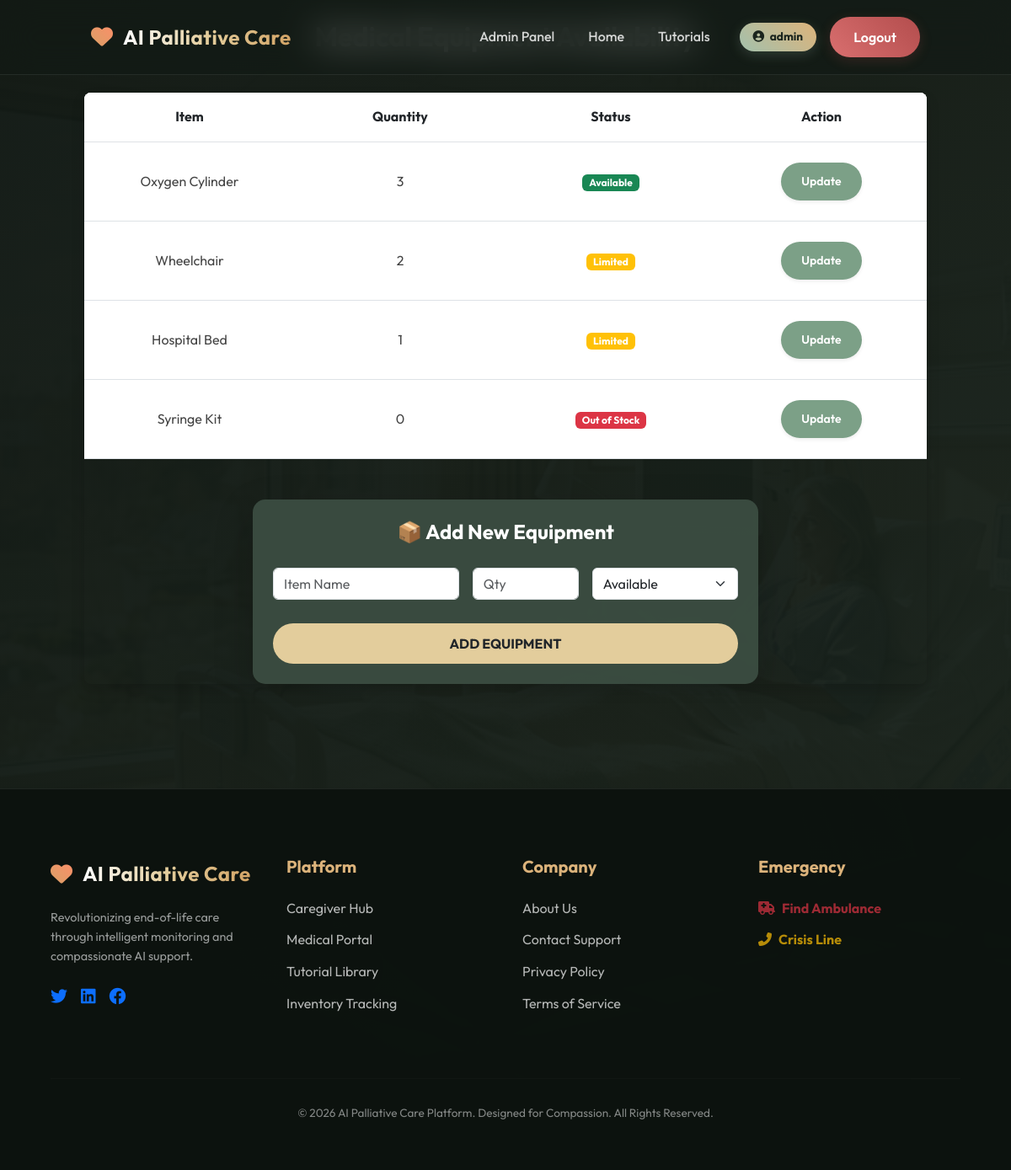
Before: /medical_items (signed in) with the older database file.
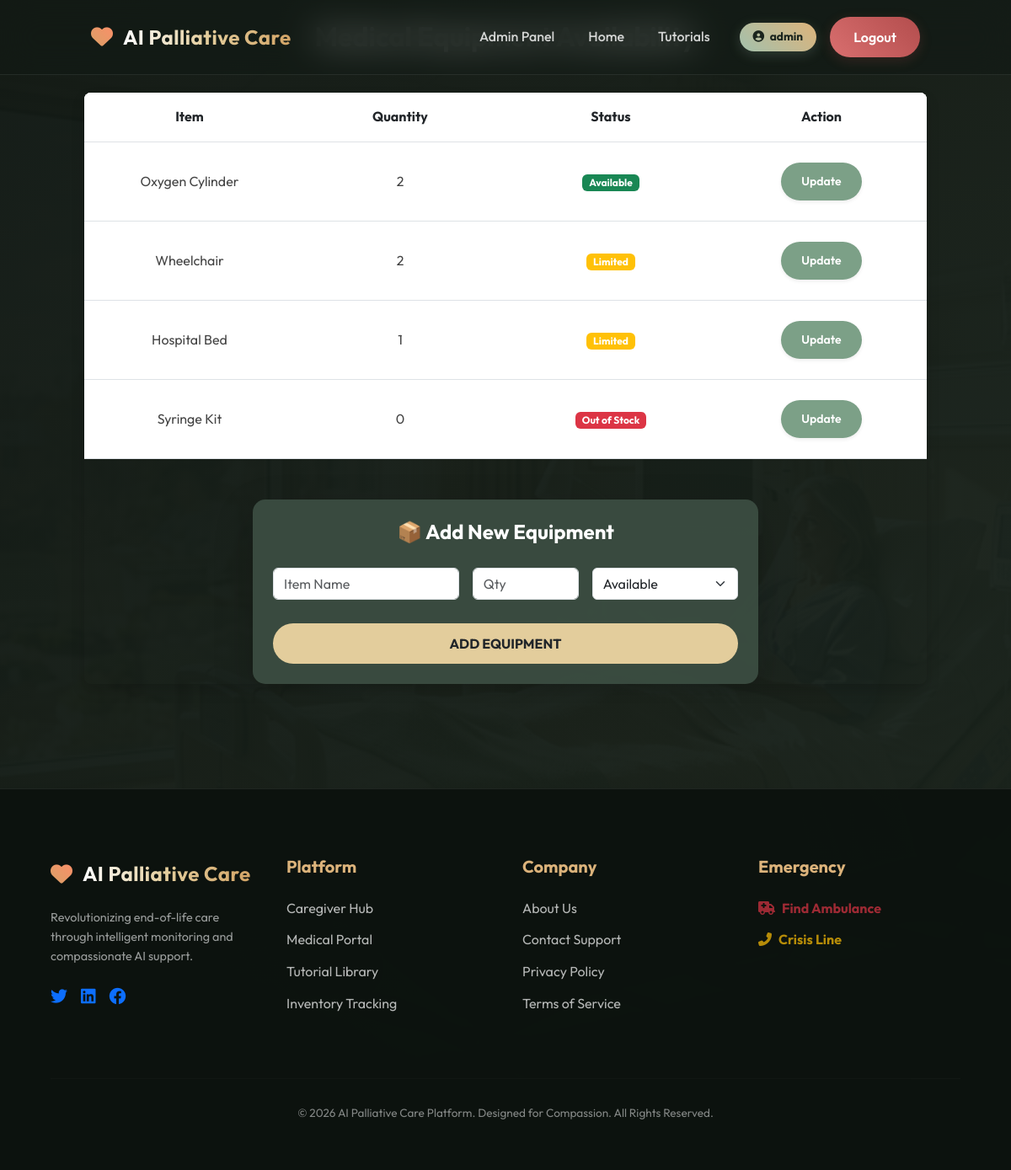
After: the same page with the newer database file.
### tables this page shows
CREATE TABLE medical_items(
        id INTEGER PRIMARY KEY AUTOINCREMENT,
        item_name TEXT,
        quantity INTEGER,
        status TEXT
    );

### app.py (the view)
@app.route("/medical_items")
def medical_items():
    if "user" not in session:
        return redirect("/login")
    conn = get_db()
    items = conn.execute("SELECT * FROM medical_items").fetchall()
    return render_template("medical_items.html", items=items)

### app.py (called while the page is built)
@app.after_request
def add_header(response):
    response.cache_control.no_store = True
    response.cache_control.no_cache = True
    response.cache_control.must_revalidate = True
    response.cache_control.max_age = 0
    return response

def get_db():
    if 'db' not in g:
        g.db = sqlite3.connect(DB, timeout=20)
        g.db.row_factory = sqlite3.Row
        g.db.execute("PRAGMA journal_mode=WAL")
    return g.db

### templates/medical_items.html (shortened to what this page needs)
{% extends "base.html" %}
{% block content %}
<div class="container py-4">
    <h2 class="text-center fw-bold text-white mb-5" style="text-shadow: 0 2px 4px rgba(0,0,0,0.5);">Medical Equipment Availability</h2>
    <div class="table-responsive mx-auto shadow" style="max-width: 1000px; border-radius: 8px; overflow: hidden;">
        <table class="table table-hover text-center align-middle m-0" style="background: white;">
            <thead class="bg-light text-dark shadow-sm">
                <tr>
                    <th scope="col" class="py-3" style="width: 25%; font-weight: bold;">Item</th>
                    <th scope="col" class="py-3" style="width: 25%; font-weight: bold;">Quantity</th>
                    <th scope="col" class="py-3" style="width: 25%; font-weight: bold;">Status</th>
                    {% if session.role in ['admin', 'caregiver'] %}
                    <th scope="col" class="py-3" style="width: 25%; font-weight: bold;">Action</th>
                    {% endif %}
                </tr>
            </thead>
            <tbody>
                {% for item in items %}
                <tr>
                    <td class="py-4" style="color: #444;">{{ item.item_name }}</td>
                    <td class="py-4" style="color: #444;">{{ item.quantity }}</td>
                    <td class="py-4" style="color: #444;">
                        <span class="badge {% if item.status == 'Available' %}bg-success{% elif item.status == 'Limited' %}bg-warning{% else %}bg-danger{% endif %}">
                            {{ item.status }}
                        </span>
                    </td>
                    <td class="py-4">
                        {% if session.role == 'admin' %}
                        <a href="/update_item/{{ item.id }}" class="btn text-white rounded-pill px-4 shadow-sm" style="background: #7ca087; font-weight: 600; font-size: 14px;">
                            Update
                        </a>
                        {% endif %}
                    </td>
                </tr>
                {% else %}
                <tr>
                    <td colspan="5" class="py-4">No medical items found.</td>
                </tr>
                {% endfor %}
            </tbody>
        </table>
    {% if session.role == 'admin' %}
    <div class="mt-5 mx-auto p-4 shadow-lg text-white" style="max-width: 600px; background: rgba(59, 77, 66, 0.95); border-radius: 15px;">
        <h4 class="fw-bold mb-3 text-center">📦 Add New Equipment</h4>
        <form action="/add_item" method="POST">
            <div class="row g-3">
                <div class="col-md-5">
                    <input type="text" name="item_name" class="form-control" placeholder="Item Name" required>
                </div>
                <div class="col-md-3">
                    <input type="number" name="quantity" class="form-control" placeholder="Qty" required>
                </div>
                <div class="col-md-4">
                    <select name="status" class="form-select" required>
                        <option value="Available">Available</option>
                    </select>
                </div>
                <div class="col-12 mt-3">
                    <button type="submit" class="btn text-dark fw-bold w-100" style="background: #e3cd9c; border-radius: 25px;">
                        ADD EQUIPMENT
                    </button>
                </div>
            </div>
        </form>
    </div>
    {% endif %}
</div>
{% endblock %}

Changed rows visible on the page:
changed medical_items "Oxygen Cylinder": quantity "3" → "2"
